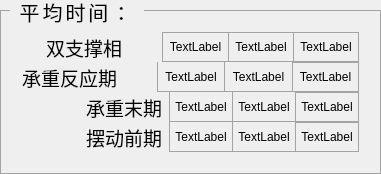
         <widget class="QGroupBox" name="groupBox_24">
          <property name="styleSheet">
           <string notr="true">QGroupBox
{
font-size: 20px;
font-family:黑体;
font-weight: normal;
color: #000000;
letter-spacing: 3px;
 border: 1px solid #a3a3a3; /* 1px 浅灰色实线边框 */
   margin-top: 10px; /* 给标题留出足够的顶部空间 */
  padding: 10px 10px 10px 10px; 


}
/* 单独设置标题样式，避免标题和边框重叠 */
QGroupBox::title {
    subcontrol-origin: margin;
    left: 10px; /* 标题距左侧距离 */
    top: 0px; /* 标题向上偏移，卡在边框上 */

    padding: 0 5px; /* 标题左右留白，避免文字贴边框 */
}
QLabel{
	font: 14pt &quot;Microsoft YaHei UI&quot;;
	color: rgb(0, 0, 0);
}
</string>
          </property>
          <property name="title">
           <string>平均时间：</string>
          </property>
          <layout class="QVBoxLayout" name="verticalLayout_2">
           <property name="spacing">
            <number>0</number>
           </property>
           <item>
            <layout class="QHBoxLayout" name="horizontalLayout_8">
             <property name="spacing">
              <number>0</number>
             </property>
             <item>
              <widget class="QLabel" name="label_20">
               <property name="sizePolicy">
                <sizepolicy hsizetype="Preferred" vsizetype="Fixed">
                 <horstretch>0</horstretch>
                 <verstretch>0</verstretch>
                </sizepolicy>
               </property>
               <property name="minimumSize">
                <size>
                 <width>100</width>
                 <height>30</height>
                </size>
               </property>
               <property name="font">
                <font>
                 <family>Microsoft YaHei UI</family>
                 <pointsize>14</pointsize>
                 <italic>false</italic>
                 <bold>false</bold>
                </font>
               </property>
               <property name="text">
                <string>双支撑相</string>
               </property>
               <property name="alignment">
                <set>Qt::AlignmentFlag::AlignRight|Qt::AlignmentFlag::AlignTrailing|Qt::AlignmentFlag::AlignVCenter</set>
               </property>
              </widget>
             </item>
             <item>
              <widget class="QLabel" name="label_6">
               <property name="maximumSize">
                <size>
                 <width>40</width>
                 <height>16777215</height>
                </size>
               </property>
               <property name="text">
                <string/>
               </property>
              </widget>
             </item>
             <item>
              <widget class="QLabel" name="left_mean_time_0">
               <property name="styleSheet">
                <string notr="true"> QLabel {
/* 明确设置所有边框样式，仅保留右侧边框 */
  border-top:1px solid #a3a3a3;          /* 隐藏顶部边框 */
  border-left: 1px solid #a3a3a3;         /* 隐藏左侧边框 */
  border-bottom: 1px solid #a3a3a3;       /* 隐藏底部边框 */
  border-right: none; /* 仅显示1px浅灰色右侧实线边框 */
  padding: 5px; /* 文字与边框间距5px，避免贴边 */
  color: rgb(0, 0, 0);      
  }</string>
               </property>
               <property name="frameShape">
                <enum>QFrame::Shape::Box</enum>
               </property>
               <property name="text">
                <string>TextLabel</string>
               </property>
               <property name="alignment">
                <set>Qt::AlignmentFlag::AlignCenter</set>
               </property>
              </widget>
             </item>
             <item>
              <widget class="QLabel" name="right_mean_time_0">
               <property name="styleSheet">
                <string notr="true"> QLabel {
/* 明确设置所有边框样式，仅保留右侧边框 */
  border-top:1px solid #a3a3a3;          /* 隐藏顶部边框 */
  border-left: 1px solid #a3a3a3;         /* 隐藏左侧边框 */
  border-bottom: 1px solid #a3a3a3;       /* 隐藏底部边框 */
  border-right: none; /* 仅显示1px浅灰色右侧实线边框 */
  padding: 5px; /* 文字与边框间距5px，避免贴边 */
  color: rgb(0, 0, 0);      
  }</string>
               </property>
               <property name="frameShape">
                <enum>QFrame::Shape::Box</enum>
               </property>
               <property name="text">
                <string>TextLabel</string>
               </property>
               <property name="alignment">
                <set>Qt::AlignmentFlag::AlignCenter</set>
               </property>
              </widget>
             </item>
             <item>
              <widget class="QLabel" name="diff_mean_time_0">
               <property name="styleSheet">
                <string notr="true">  QLabel {
        border: 1px solid #a3a3a3; /* 1px浅灰色实线边框 */
        padding: 5px; /* 文字与边框间距5px，避免贴边 */
       
    }</string>
               </property>
               <property name="frameShape">
                <enum>QFrame::Shape::Box</enum>
               </property>
               <property name="text">
                <string>TextLabel</string>
               </property>
               <property name="alignment">
                <set>Qt::AlignmentFlag::AlignCenter</set>
               </property>
              </widget>
             </item>
            </layout>
           </item>
           <item>
            <layout class="QHBoxLayout" name="horizontalLayout_7">
             <property name="spacing">
              <number>0</number>
             </property>
             <item>
              <widget class="QLabel" name="label_24">
               <property name="sizePolicy">
                <sizepolicy hsizetype="Preferred" vsizetype="Fixed">
                 <horstretch>0</horstretch>
                 <verstretch>0</verstretch>
                </sizepolicy>
               </property>
               <property name="minimumSize">
                <size>
                 <width>25</width>
                 <height>30</height>
                </size>
               </property>
               <property name="font">
                <font>
                 <family>Microsoft YaHei UI</family>
                 <pointsize>14</pointsize>
                 <italic>false</italic>
                 <bold>false</bold>
                </font>
               </property>
               <property name="text">
                <string>承重反应期</string>
               </property>
               <property name="alignment">
                <set>Qt::AlignmentFlag::AlignRight|Qt::AlignmentFlag::AlignTrailing|Qt::AlignmentFlag::AlignVCenter</set>
               </property>
              </widget>
             </item>
             <item>
              <widget class="QLabel" name="label_7">
               <property name="maximumSize">
                <size>
                 <width>40</width>
                 <height>16777215</height>
                </size>
               </property>
               <property name="text">
                <string/>
               </property>
              </widget>
             </item>
             <item>
              <widget class="QLabel" name="left_mean_time_1">
               <property name="styleSheet">
                <string notr="true"> QLabel {
/* 明确设置所有边框样式，仅保留右侧边框 */
  border-top:none;          /* 隐藏顶部边框 */
  border-left: 1px solid #a3a3a3;         /* 隐藏左侧边框 */
  border-bottom: 1px solid #a3a3a3;       /* 隐藏底部边框 */
  border-right: none; /* 仅显示1px浅灰色右侧实线边框 */
  padding: 5px; /* 文字与边框间距5px，避免贴边 */
  color: rgb(0, 0, 0);      
  }</string>
               </property>
               <property name="frameShape">
                <enum>QFrame::Shape::NoFrame</enum>
               </property>
               <property name="text">
                <string>TextLabel</string>
               </property>
               <property name="alignment">
                <set>Qt::AlignmentFlag::AlignCenter</set>
               </property>
              </widget>
             </item>
             <item>
              <widget class="QLabel" name="right_mean_time_1">
               <property name="styleSheet">
                <string notr="true"> QLabel {
/* 明确设置所有边框样式，仅保留右侧边框 */
  border-top:none;          /* 隐藏顶部边框 */
  border-left: 1px solid #a3a3a3;         /* 隐藏左侧边框 */
  border-bottom: 1px solid #a3a3a3;       /* 隐藏底部边框 */
  border-right: none; /* 仅显示1px浅灰色右侧实线边框 */
  padding: 5px; /* 文字与边框间距5px，避免贴边 */
  color: rgb(0, 0, 0);      
  }</string>
               </property>
               <property name="frameShape">
                <enum>QFrame::Shape::Panel</enum>
               </property>
               <property name="frameShadow">
                <enum>QFrame::Shadow::Plain</enum>
               </property>
               <property name="text">
                <string>TextLabel</string>
               </property>
               <property name="alignment">
                <set>Qt::AlignmentFlag::AlignCenter</set>
               </property>
              </widget>
             </item>
             <item>
              <widget class="QLabel" name="diff_mean_time_1">
               <property name="styleSheet">
                <string notr="true">  QLabel {
        border: 1px solid #a3a3a3; /* 1px浅灰色实线边框 */
        padding: 5px; /* 文字与边框间距5px，避免贴边 */
       
    }</string>
               </property>
               <property name="text">
                <string>TextLabel</string>
               </property>
               <property name="alignment">
                <set>Qt::AlignmentFlag::AlignCenter</set>
               </property>
              </widget>
             </item>
            </layout>
           </item>
           <item>
            <layout class="QHBoxLayout" name="horizontalLayout_6">
             <property name="spacing">
              <number>0</number>
             </property>
             <item>
              <widget class="QLabel" name="label_25">
               <property name="minimumSize">
                <size>
                 <width>140</width>
                 <height>30</height>
                </size>
               </property>
               <property name="font">
                <font>
                 <family>Microsoft YaHei UI</family>
                 <pointsize>14</pointsize>
                 <italic>false</italic>
                 <bold>false</bold>
                </font>
               </property>
               <property name="text">
                <string>承重末期</string>
               </property>
               <property name="alignment">
                <set>Qt::AlignmentFlag::AlignRight|Qt::AlignmentFlag::AlignTrailing|Qt::AlignmentFlag::AlignVCenter</set>
               </property>
              </widget>
             </item>
             <item>
              <widget class="QLabel" name="label_18">
               <property name="maximumSize">
                <size>
                 <width>40</width>
                 <height>16777215</height>
                </size>
               </property>
               <property name="text">
                <string/>
               </property>
              </widget>
             </item>
             <item>
              <widget class="QLabel" name="left_mean_time_2">
               <property name="styleSheet">
                <string notr="true"> QLabel {
/* 明确设置所有边框样式，仅保留右侧边框 */
  border-top:none;          /* 隐藏顶部边框 */
  border-left: 1px solid #a3a3a3;         /* 隐藏左侧边框 */
  border-bottom: 1px solid #a3a3a3;       /* 隐藏底部边框 */
  border-right: none; /* 仅显示1px浅灰色右侧实线边框 */
  padding: 5px; /* 文字与边框间距5px，避免贴边 */
  color: rgb(0, 0, 0);      
  }</string>
               </property>
               <property name="text">
                <string>TextLabel</string>
               </property>
               <property name="alignment">
                <set>Qt::AlignmentFlag::AlignCenter</set>
               </property>
              </widget>
             </item>
             <item>
              <widget class="QLabel" name="right_mean_time_2">
               <property name="styleSheet">
                <string notr="true"> QLabel {
/* 明确设置所有边框样式，仅保留右侧边框 */
  border-top:none;          /* 隐藏顶部边框 */
  border-left: 1px solid #a3a3a3;         /* 隐藏左侧边框 */
  border-bottom: 1px solid #a3a3a3;       /* 隐藏底部边框 */
  border-right: none; /* 仅显示1px浅灰色右侧实线边框 */
  padding: 5px; /* 文字与边框间距5px，避免贴边 */
  color: rgb(0, 0, 0);      
  }</string>
               </property>
               <property name="text">
                <string>TextLabel</string>
               </property>
               <property name="alignment">
                <set>Qt::AlignmentFlag::AlignCenter</set>
               </property>
              </widget>
             </item>
             <item>
              <widget class="QLabel" name="diff_mean_time_2">
               <property name="styleSheet">
                <string notr="true">  QLabel {
        border: 1px solid #a3a3a3; /* 1px浅灰色实线边框 */
        padding: 5px; /* 文字与边框间距5px，避免贴边 */
       
    }</string>
               </property>
               <property name="text">
                <string>TextLabel</string>
               </property>
               <property name="alignment">
                <set>Qt::AlignmentFlag::AlignCenter</set>
               </property>
              </widget>
             </item>
            </layout>
           </item>
           <item>
            <layout class="QHBoxLayout" name="horizontalLayout_5">
             <property name="spacing">
              <number>0</number>
             </property>
             <item>
              <widget class="QLabel" name="label_26">
               <property name="minimumSize">
                <size>
                 <width>140</width>
                 <height>30</height>
                </size>
               </property>
               <property name="font">
                <font>
                 <family>Microsoft YaHei UI</family>
                 <pointsize>14</pointsize>
                 <italic>false</italic>
                 <bold>false</bold>
                </font>
               </property>
               <property name="styleSheet">
                <string notr="true"/>
               </property>
               <property name="text">
                <string>摆动前期</string>
               </property>
               <property name="alignment">
                <set>Qt::AlignmentFlag::AlignRight|Qt::AlignmentFlag::AlignTrailing|Qt::AlignmentFlag::AlignVCenter</set>
               </property>
              </widget>
             </item>
             <item>
              <widget class="QLabel" name="label_19">
               <property name="maximumSize">
                <size>
                 <width>40</width>
                 <height>16777215</height>
                </size>
               </property>
               <property name="text">
                <string/>
               </property>
              </widget>
             </item>
             <item>
              <widget class="QLabel" name="left_mean_time_3">
               <property name="styleSheet">
                <string notr="true"> QLabel {
/* 明确设置所有边框样式，仅保留右侧边框 */
  border-top:none;          /* 隐藏顶部边框 */
  border-left: 1px solid #a3a3a3;         /* 隐藏左侧边框 */
  border-bottom: 1px solid #a3a3a3;       /* 隐藏底部边框 */
  border-right: none; /* 仅显示1px浅灰色右侧实线边框 */
  padding: 5px; /* 文字与边框间距5px，避免贴边 */
  color: rgb(0, 0, 0);      
  }</string>
               </property>
               <property name="text">
                <string>TextLabel</string>
               </property>
               <property name="alignment">
                <set>Qt::AlignmentFlag::AlignCenter</set>
               </property>
              </widget>
             </item>
             <item>
              <widget class="QLabel" name="right_mean_time_3">
               <property name="styleSheet">
                <string notr="true"> QLabel {
/* 明确设置所有边框样式，仅保留右侧边框 */
  border-top:none;          /* 隐藏顶部边框 */
  border-left: 1px solid #a3a3a3;         /* 隐藏左侧边框 */
  border-bottom: 1px solid #a3a3a3;       /* 隐藏底部边框 */
  border-right: none; /* 仅显示1px浅灰色右侧实线边框 */
  padding: 5px; /* 文字与边框间距5px，避免贴边 */
  color: rgb(0, 0, 0);      
  }</string>
               </property>
               <property name="text">
                <string>TextLabel</string>
               </property>
               <property name="alignment">
                <set>Qt::AlignmentFlag::AlignCenter</set>
               </property>
              </widget>
             </item>
             <item>
              <widget class="QLabel" name="diff_mean_time_3">
               <property name="styleSheet">
                <string notr="true">  QLabel {
        border: 1px solid #a3a3a3; /* 1px浅灰色实线边框 */
        padding: 5px; /* 文字与边框间距5px，避免贴边 */
       
    }</string>
               </property>
               <property name="text">
                <string>TextLabel</string>
               </property>
               <property name="alignment">
                <set>Qt::AlignmentFlag::AlignCenter</set>
               </property>
              </widget>
             </item>
            </layout>
           </item>
          </layout>
         </widget>
